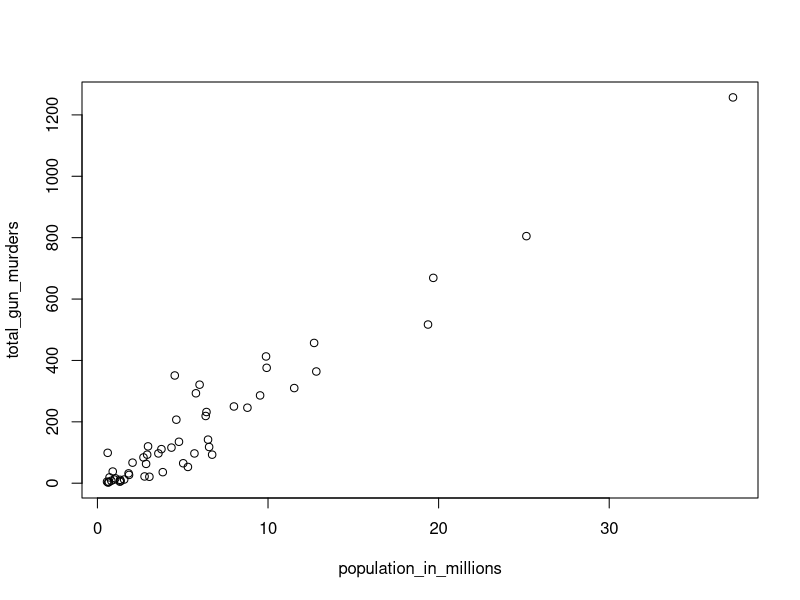
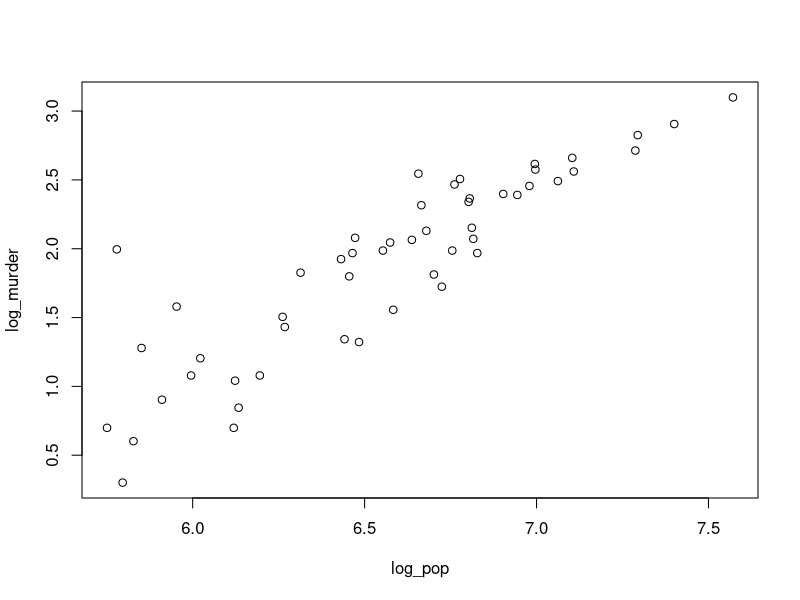
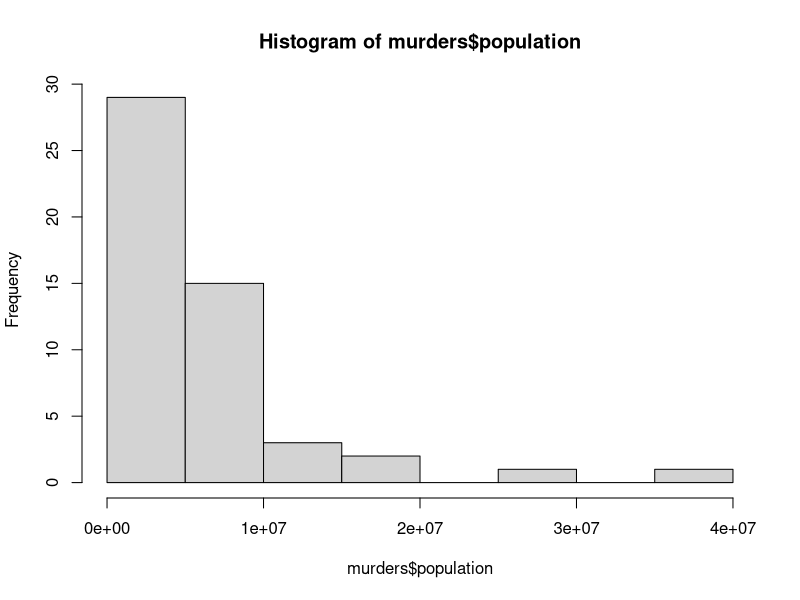
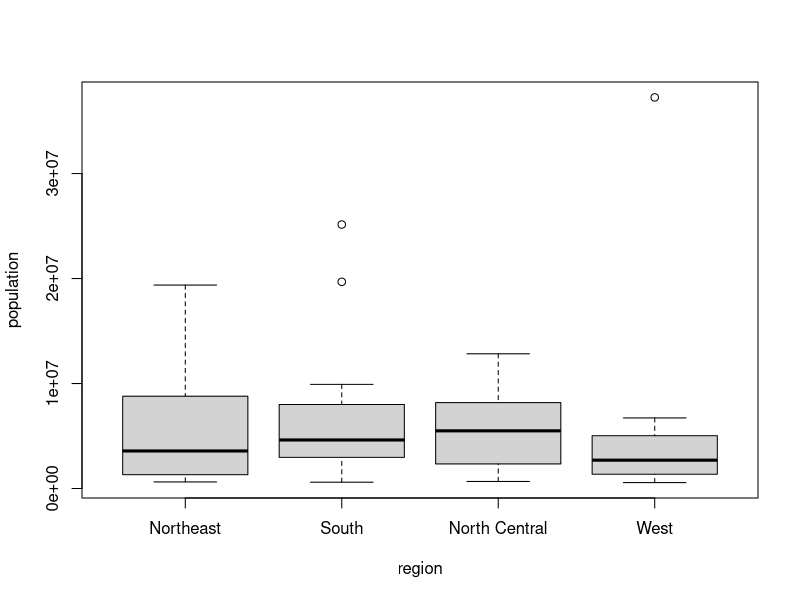

R code for these plots, in order:
# exercises
library(dslabs)

# 1. What is the sum of the first 100 positive integers? The formula for the sum of integers 1 through n is
#Define and then use R to compute the sum of 1 through 100 using the formula. What is the sum?

n <- 100
n
n*(n+1)/2

# 2. Now use the same formula to compute the sum of the integers from 1 through 1000.

n <- 1000
n
n*(n+1)/2

# 3. Look at the result of typing the following code into R:
n <- 1000
x <- seq(1, n)
sum(x)

#Based on the result, what do you think the functions seq and sum do? You can use help.

# sum creates a list of numbers and seq adds them up.
### seq creates a list of numbers and sum adds them up.
# seq creates a random list and sum computes the sum of 1 through 1,000.
# sum always returns the same number.

# 4. In math and programming, we say that we evaluate a function when we replace the argument with a given value.
#So if we type sqrt(4), we evaluate the sqrt function. In R, you can evaluate a function inside another function.
#The evaluations happen from the inside out. Use one line of code to compute the log, in base 10, of the square root of 100.

log10(sqrt(100))

# 5. Which of the following will always return the numeric value stored in x? You can try out examples and use the help system if you want.

log(10^x)
log10(x^10) # this one
log(exp(x))
exp(log(x, base = 2))


# 6. Make sure the US murders dataset is loaded.
#Use the function str to examine the structure of the murders object. Which of the following best describes the variables represented in this data frame?
library(dslabs)
head(murders)
#The 51 states.
#The murder rates for all 50 states and DC.
###The state name, the abbreviation of the state name, the state’s region, and the state’s population and total number of murders for 2010.
#str shows no relevant information.

# 7. What are the column names used by the data frame for these five variables
names(murders)

# 8. Use the accessor $ to extract the state abbreviations and assign them to the object a. What is the class of this object?

a <- murders$state
class(a)

# 9. Now use the square brackets to extract the state abbreviations and assign them to the object b. Use the identical function to determine if a and b are the same.
b <- murders[['state']]
class(b)

# 10. We saw that the region column stores a factor. You can corroborate this by typing:
class(murders$region)
#With one line of code, use the functions levels and length to determine the number of regions defined by this dataset.

# 11. The function table takes a vector and returns the frequency of each element.
#You can quickly see how many states are in each region by applying this function.
#Use this function in one line of code to create a table of number of states per region.
levels(murders$region)
table(murders$region)

# 12. Use the function c to create a vector with the average high temperatures in January for Beijing, Lagos, Paris, Rio de Janeiro, San Juan, and Toronto, which are 35, 88, 42, 84, 81, and 30 degrees Fahrenheit. Call the object temp.
city <- c("Beijing", "Lagos", "Paris", "Rio de Janeiro", "San Juan", "Toronto")

temp <- c(35, 88, 42, 84, 81, 30)

# 13. Now create a vector with the city names and call the object city.
# see above

# 14. Use the names function and the objects defined in the previous exercises to associate the temperature data with its corresponding city.
names(temp) <- city

# 15. Use the [ and : operators to access the temperature of the first three cities on the list.
temp[1:3]

# 16. Use the [ operator to access the temperature of Paris and San Juan.
temp[c("Paris", "San Juan")]

# 17. Use the : operator to create a sequence of numbers.
12:73

# 18. Create a vector containing all the positive odd numbers smaller than 100.
odd <- seq(1, 99, by = 2)
odd

# 19. Create a vector of numbers that starts at 6, does not pass 55,
#and adds numbers in increments of 4/7: 6, 6 + 4/7, 6 + 8/7, and so on.
#How many numbers does the list have? Hint: use seq and length?
sequence <- seq(6, 55, by = 4/7)
length(sequence)

# 20. What is the class of the following object a <- seq(1, 10, 0.5)?
a <- seq(1, 10, 0.5)
class(a) #numeric

# 21. What is the class of the following object a <- seq(1, 10)?
a <- seq(1, 10)
class(a) #integer

# 22. The class of class(a<-1) is numeric, not integer.
#R defaults to numeric and to force an integer, you need to add the letter L.
#Confirm that the class of 1L is integer.
class(a<-1)
class(1L)

# 23. Define the following vector:
x <- c("1", "3", "5")
#and coerce it to get integers.
x_int <- as.integer(x)
x_int


# 24. For exercises 24-31 we will use the US murders dataset. Make sure you load it prior to starting.
#Use the $ operator to access the population size data and store it as the object pop.
#Then use the sort function to redefine pop so that it is sorted. Finally, use the [ operator to report the smallest population size.

library(dslabs)
head(murders)

pop <- murders$population
pop
sort(pop)
sorted_pop <- sort(pop)
smallest_value <- sorted_pop[1]
smallest_value

# 25. Now instead of the smallest population size, find the index of the entry with the smallest population size. Hint: use order instead of sort.
ind <- order(pop)[1]
ind

# 26. We can actually perform the same operation as in the previous exercise using the function which.min. Write one line of code that does this.
min(pop)

# 27. Now we know how small the smallest state is and we know which row represents it.
#Which state is it? Define a variable states to be the state names from the murders data frame. Report the name of the state with the smallest population.
small_state <- which.min(murders$population)
murders$state[small_state]

# 28. You can create a data frame using the data.frame function. Here is a quick example:
temp <- c(35, 88, 42, 84, 81, 30)
city <- c("Beijing", "Lagos", "Paris", "Rio de Janeiro",
          "San Juan", "Toronto")
city_temps <- data.frame(name = city, temperature = temp)
#Use the rank function to determine the population rank of each state from smallest population size to biggest.
#Save these ranks in an object called ranks, then create a data frame with the state name and its rank. Call the data frame my_df.

ranks <- rank(murders$population)
ranks
state <- murders$state
my_df <- data.frame(state=state,rank=ranks)
my_df

# 29. Repeat the previous exercise, but this time order my_df so that the states are ordered from least populous to most populous.
#Hint: create an object ind that stores the indexes needed to order the population values.
#Then use the bracket operator [ to re-order each column in the data frame.

ranks <- rank(murders$population)
ranks
pop <- murders$population
my_df <- data.frame(state=state, population=pop, rank=ranks)
my_df

ind <- order(my_df$population)
ind
my_df_ordered <- my_df[ind, ]
print(my_df_ordered)

# 30. The na_example vector represents a series of counts. You can quickly examine the object using:
str(na_example)
#>  int [1:1000] 2 1 3 2 1 3 1 4 3 2 ...
mean(na_example)
#> [1] NA
#The is.na function returns a logical vector that tells us which entries are NA.
#Assign this logical vector to an object called ind and determine how many NAs does na_example have.
ind <-  is.na(na_example)
ind
num_NAs <- sum(ind)
num_NAs

# 31. Now compute the average again, but only for the entries that are not NA.
#Hint: remember the ! operator, which turns FALSE into TRUE and vice versa.
non_na_values <- na_example[!is.na(na_example)]
mean_non_na <- mean(non_na_values)
mean_non_na

# 32. In exercises 28 we created the temp data frame:
temp <- c(35, 88, 42, 84, 81, 30)
city <- c("Beijing", "Lagos", "Paris", "Rio de Janeiro",
          "San Juan", "Toronto")
city_temps <- data.frame(name = city, temperature = temp)
#Remake the data frame using the code above, but add a line that converts the temperature from Fahrenheit to Celsius.
#The conversion is  C= 5/9 *(F-32)
city_temps <- data.frame(name = city, temperature = (temp-32)*5/9)
city_temps

# 33. What is the following sum 1 + (1/2)^2 + (1/3)^2 +... (1/100)^2? Hint: thanks to Euler, we know it should be close to (pi^2)/6
x <- sum((1/(1:100))^2)
x

pi2_6 <- pi^2 / 6
pi2_6

# 34. Compute the per 100,000 murder rate for each state and store it in the object murder_rate.
#Then compute the average murder rate for the US using the function mean. What is the average?
murder_rate <- murders$total / murders$population * 100000
print(mean(murder_rate))
mean(murder_rate)

# 35. For remaining exercises 35-42, start by loading the library and data.
library(dslabs)
#Compute the per 100,000 murder rate for each state and store it in an object called murder_rate.
#Then use logical operators to create a logical vector named low that tells us which entries of murder_rate are lower than 1.
safe <- murder_rate <= 1
murders$state[safe]

# 36. Now use the results from the previous exercise and the function which to determine the indices of murder_rate associated with values lower than 1.
# 37. Use the results from the previous exercise to report the names of the states with murder rates lower than 1.
#see above

# 38. Now extend the code from the exercise to report the states in the Northeast with murder rates lower than 1.
#Hint: use the previously defined logical vector low and the logical operator &.
ne <- murders$region=="Northeast"
safe_ne <- safe & ne
murders$state[safe_ne]

# 39. In a previous exercise we computed the murder rate for each state and the average of these numbers. How many states are below the average?
below_avg <- murder_rate < mean(murder_rate)
murders$state[below_avg]

# 40. Use the match function to identify the states with abbreviations AK, MI, and IA.
#Hint: start by defining an index of the entries of murders$abb that match the three abbreviations, then use the [ operator to extract the states.
match <- match(c("AK","MI","IA"),murders$abb)
murders$state[match]

# 41. Use the %in% operator to create a logical vector that answers the question: which of the following are actual abbreviations: MA, ME, MI, MO, MU?
c("MA", "ME", "MI", "MO", "MU") %in% murders$abb

# 42. Extend the code you used in exercise 7 to report the one entry that is not an actual abbreviation.
#Hint: use the ! operator, which turns FALSE into TRUE and vice versa, then which to obtain an index.
abbs <- c("MA", "ME", "MI", "MO", "MU")
not_state <- abbs[!abbs %in% murders$abb]
not_state

# 43. We made a plot of total murders versus population and noted a strong relationship. Not surprisingly, states with larger populations had more murders.
population_in_millions <- murders$population/10^6
total_gun_murders <- murders$total
plot(population_in_millions, total_gun_murders)
#Keep in mind that many states have populations below 5 million and are bunched up.
#We may gain further insights from making this plot in the log scale. Transform the variables using the log10 transformation and then plot them.
log_pop=log(base = 10,murders$population)
log_murder=log(base = 10,murders$total)
plot(log_pop, log_murder)

# 44. Create a histogram of the state populations.
hist(murders$population)

# 45. Generate boxplots of the state populations by region.
boxplot(population~region, data=murders)
